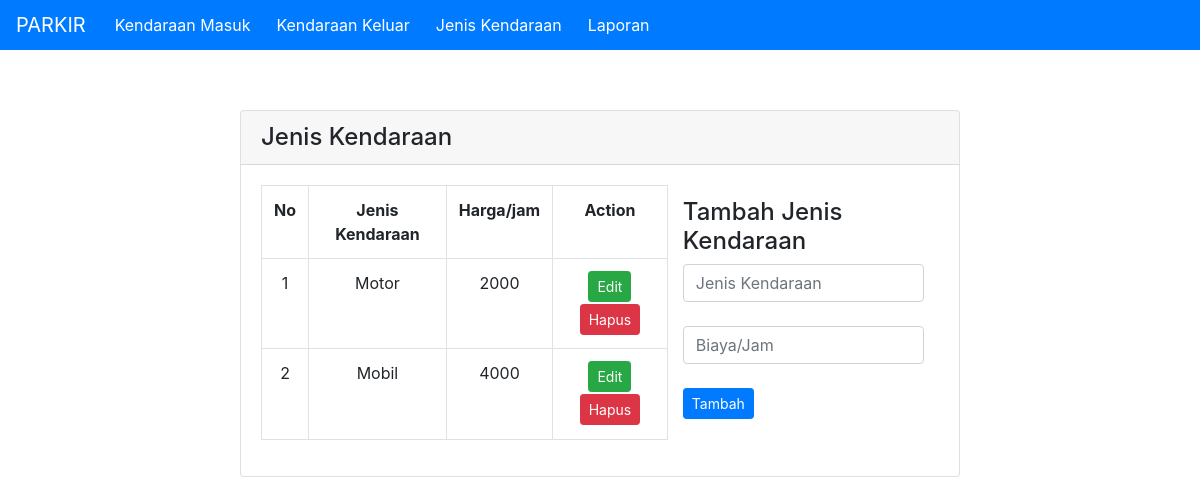
Page /jeniskendaraan.php on the committed database.
### tables this page shows
CREATE TABLE `jeniskendaraan` (
  `jenis_id` int(10) NOT NULL,
  `jeniskendaraan` varchar(150) NOT NULL,
  `status` enum('on','off') NOT NULL,
  `bayar` int(10) NOT NULL
);

### function/function.php (called while the page is built)
<?php
include_once 'koneksi.php';
function query($query){
	global $koneksi;
	$result= mysqli_query($koneksi, $query);
	$rows=[];
	while ($row = mysqli_fetch_assoc($result)) {
		$rows[]= $row;
	}
	return $rows;
 }
 ?>

### jeniskendaraan.php (the view, shortened to what this page needs)
<?php
include_once "function/function.php";
include_once "navbar.php";
$jenis = query("SELECT * FROM jeniskendaraan");
?>
<div id="pebungkus">
	<div class="card">
		<h4 class="card-header">Jenis Kendaraan</h4>
		<div class="card-body">
			<div class="grid">
				<div class="kiri">
					<div class="table-responsive">
						<form  method="post" class="table table-bordered" id="dataTable" width="100%" cellspacing="0">
							<table>
								<tr>
									<th>No</th>
									<th>Jenis Kendaraan</th>
									<th>Harga/jam</th>
									<th>Action</th>
								</tr>
								<?php $i =1; ?>
								<?php foreach ($jenis as $jns): ?>
								<tr>
									<td><?php echo $i ?></td>
									<td><?php echo $jns["jeniskendaraan"] ?></td>
									<td><?php echo $jns["bayar"] ?></td>
									<td>
										<a href='module/jenis_kendaraan/edit.php?id=<?= $jns["jenis_id"]?>' class="btn btn-success btn-sm" >Edit</a>
										<a href='module/jenis_kendaraan/hapus.php?id=<?=$jns["jenis_id"]?>' class="btn btn-danger btn-sm">Hapus</a>
									</td>
								</tr>
								<?php $i++; ?>
								<?php endforeach ?>
							</table>
						</form>
					</div>
				</div>
				<div class="kanan">
					<div class="container" style="margin-top: 5%">
						<h4>Tambah Jenis Kendaraan</h4>
						<form  method="post">
							<input type="text" name="jenis" id="nama" placeholder="Jenis Kendaraan" class="form-control"><br>
							<input type="text" name="biaya" id="biaya" class="form-control" placeholder="Biaya/Jam"><br>
							<button name="tambahJenis" type="submit" class="btn btn-primary btn-sm">Tambah</button>
						</form>
					</div>
				</div>
			</div>
		</div>
	</div>
</div>
</body>
</html>

### css/style.css (style rules this page uses)
#pebungkus { margin: 5% 20%; }
.btn { margin-bottom: 2%; }
table { text-align: center; margin: 0 auto; border-spacing: 2px; }
.grid { display: grid; grid-template-columns: 60% 40%; }

### rows in the picture
jeniskendaraan: jeniskendaraan "Motor", bayar "2000"
jeniskendaraan: jeniskendaraan "Mobil", bayar "4000"
